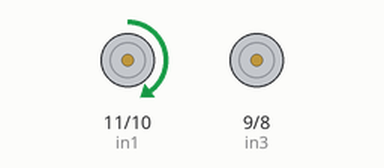
This sketch was run on a simulated Arduino Uno, built with avr-gcc and run on an emulated ATmega328P. Shown: motor-driver pin pairs drawn as motors (green arrow = first pin HIGH = forward, orange = second pin HIGH = backward, longer = more drive, scaled by the enable pin).

Above: at 1.0 s.
At 3.0 s:
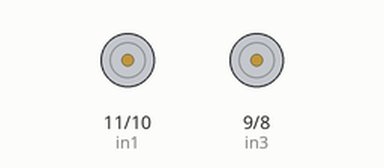
Timing chart, 0 to 5.2 s (numbered marks = the images above):
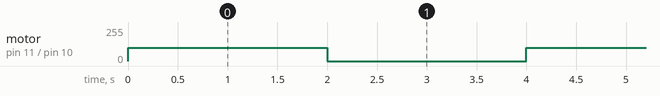

The sketch:

sketch_oct19a.ino
```cpp
const int ena = 3;
const int enb = 4;
const int in1 = 11;
const int in2 = 10;
const int in3 = 9;
const int in4 = 8;

void setup() {
pinMode(in1, OUTPUT);
pinMode(in2, OUTPUT);
pinMode(in3, OUTPUT);
pinMode(in4, OUTPUT);
pinMode(ena, OUTPUT);
pinMode(enb, OUTPUT);

  // put your setup code here, to run once:

}

void moveForward(){
  analogWrite(ena,100);
  digitalWrite(in1,HIGH);
  digitalWrite(in2,LOW);

  analogWrite(enb,100);
  digitalWrite(in3,HIGH);
  digitalWrite(in4,LOW);
}
void fullStop(){
  analogWrite(ena,0);

  digitalWrite(in1,LOW);
  digitalWrite(in2,LOW);


  analogWrite(enb,0);
  digitalWrite(in3,LOW);
  digitalWrite(in4,LOW);
}


void loop() {
  moveForward();
  delay(2000);
  fullStop();
  delay(2000);


  // put your main code here, to run repeatedly:

}
```

Measured:
- by itself, motor on pin 11 (in1) / pin 10 (in2): alternates forward 100/255 for 2.0 s and stopped for 2.0 s
